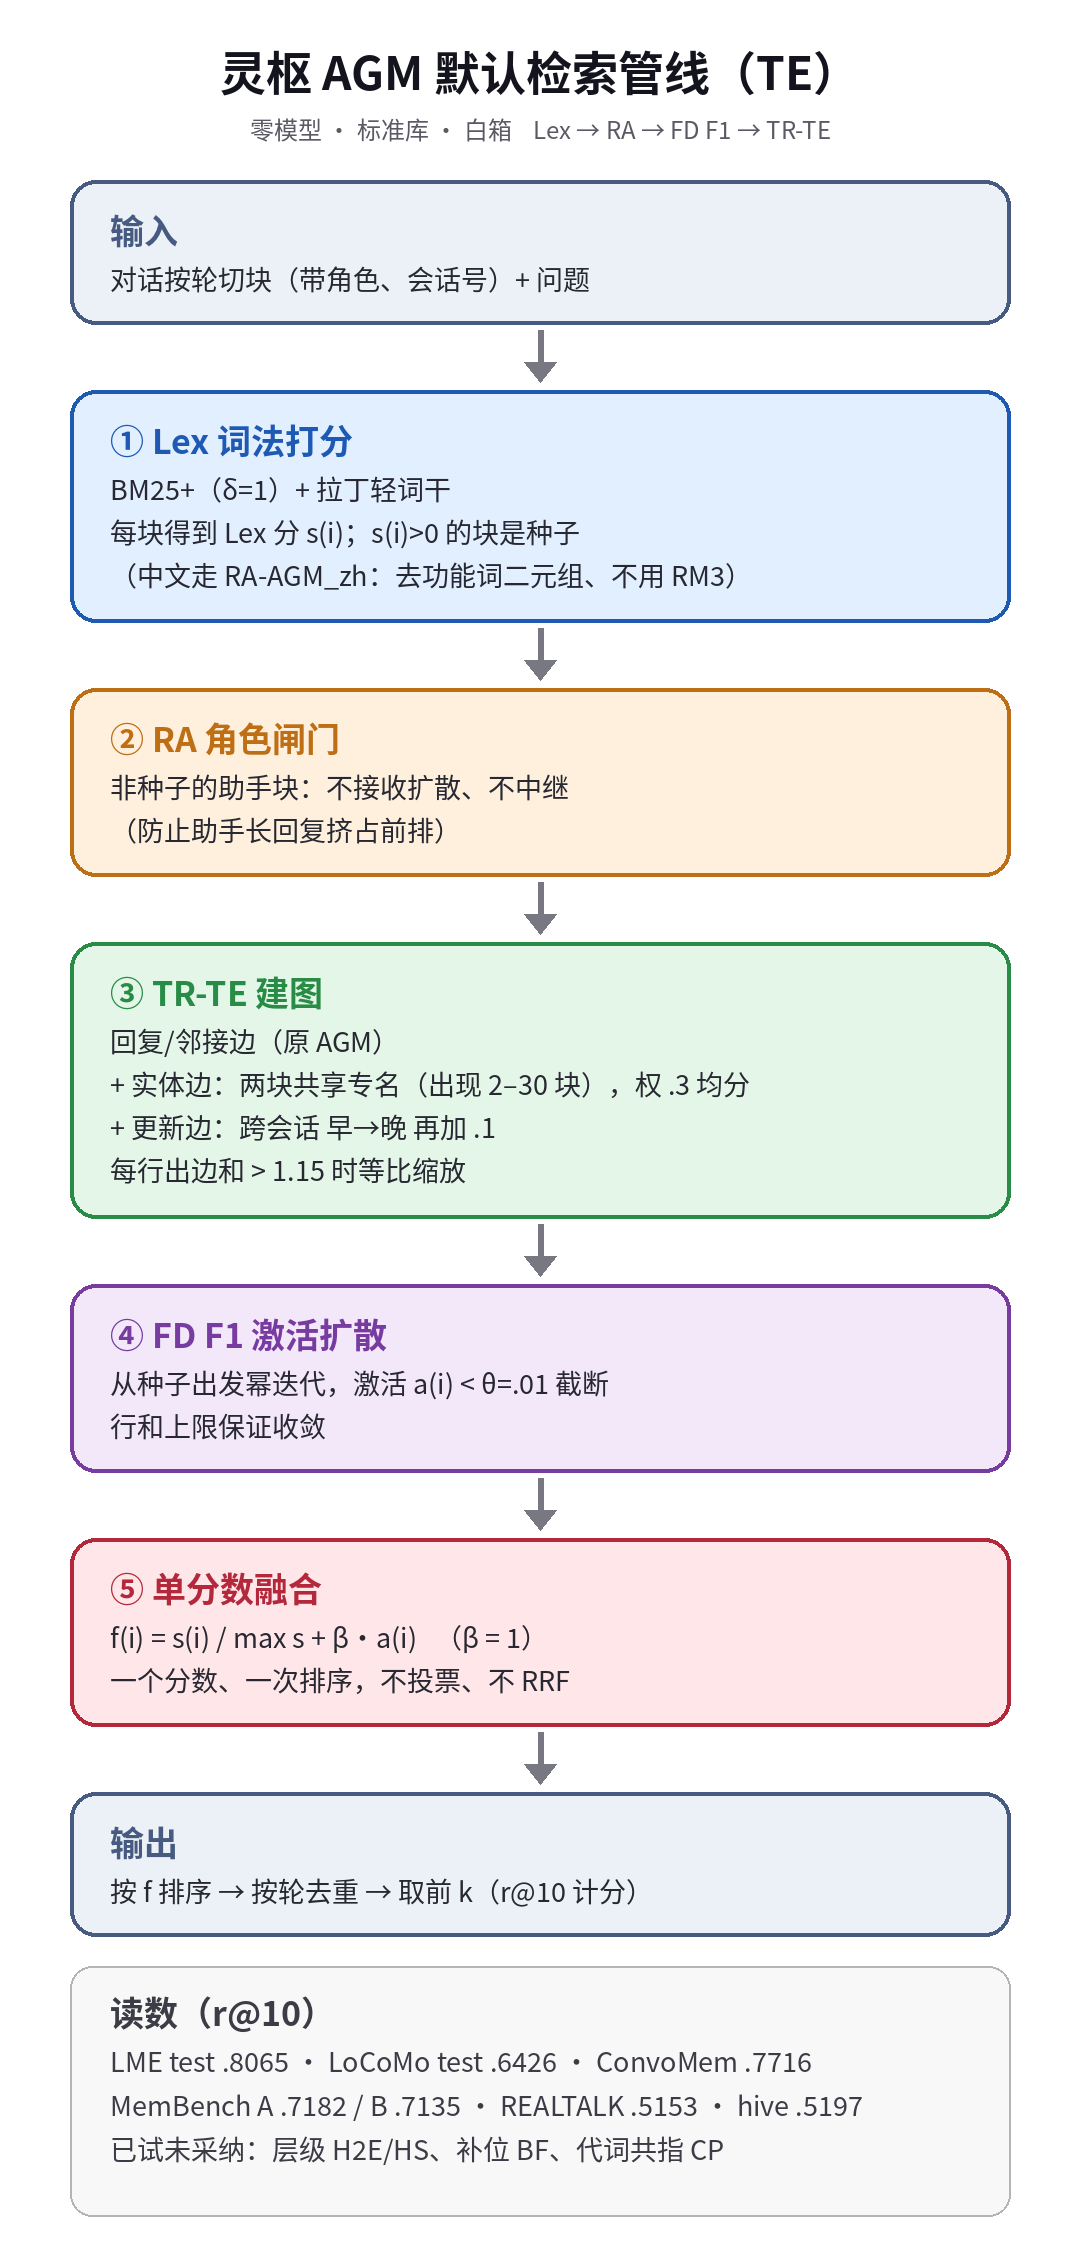

This chart was generated by the following Python code:
# TE 默认管线流程图。字体：环境变量 CJK_FONT_DIR（含 NotoSansSC-Regular/Bold.otf）。python3 agm_te_flow.py
import os
from PIL import Image, ImageDraw, ImageFont
_D=os.environ.get('CJK_FONT_DIR','.'); R=os.path.join(_D,'NotoSansSC-Regular.otf'); B=os.path.join(_D,'NotoSansSC-Bold.otf')
W=1080; f_t=ImageFont.truetype(B,46); f_h=ImageFont.truetype(B,34); f_b=ImageFont.truetype(R,27); f_s=ImageFont.truetype(R,24)
steps=[
 ("输入","对话按轮切块（带角色、会话号）+ 问题",(236,240,247),(70,90,130)),
 ("① Lex 词法打分","BM25+（δ=1）+ 拉丁轻词干\n每块得到 Lex 分 s(i)；s(i)>0 的块是种子\n（中文走 RA-AGM_zh：去功能词二元组、不用 RM3）",(225,239,255),(30,90,180)),
 ("② RA 角色闸门","非种子的助手块：不接收扩散、不中继\n（防止助手长回复挤占前排）",(255,240,222),(190,110,20)),
 ("③ TR-TE 建图","回复/邻接边（原 AGM）\n+ 实体边：两块共享专名（出现 2–30 块），权 .3 均分\n+ 更新边：跨会话 早→晚 再加 .1\n每行出边和 > 1.15 时等比缩放",(228,246,232),(40,140,70)),
 ("④ FD F1 激活扩散","从种子出发幂迭代，激活 a(i) < θ=.01 截断\n行和上限保证收敛",(243,232,250),(120,60,160)),
 ("⑤ 单分数融合","f(i) = s(i) / max s + β·a(i)   （β = 1）\n一个分数、一次排序，不投票、不 RRF",(255,230,232),(180,40,60)),
 ("输出","按 f 排序 → 按轮去重 → 取前 k（r@10 计分）",(236,240,247),(70,90,130)),
]
def wrap_h(t): return len(t.split("\n"))
H=210+sum(120+44*wrap_h(b) for _,b,_,_ in steps)+60*(len(steps)-1)+330
im=Image.new("RGB",(W,H),"white"); d=ImageDraw.Draw(im)
d.text((W//2,70),"灵枢 AGM 默认检索管线（TE）",font=f_t,fill=(20,20,30),anchor="mm")
d.text((W//2,128),"零模型 · 标准库 · 白箱    Lex → RA → FD F1 → TR-TE",font=f_s,fill=(90,90,100),anchor="mm")
y=180
for k,(h,b,bg,fg) in enumerate(steps):
    bh=100+44*wrap_h(b)
    d.rounded_rectangle((70,y,W-70,y+bh),radius=26,fill=bg,outline=fg,width=4)
    d.text((110,y+24),h,font=f_h,fill=fg)
    d.multiline_text((110,y+78),b,font=f_b,fill=(40,40,50),spacing=11)
    y+=bh
    if k<len(steps)-1:
        cx=W//2; d.line((cx,y+6,cx,y+48),fill=(120,120,130),width=6); d.polygon([(cx-16,y+38),(cx+16,y+38),(cx,y+58)],fill=(120,120,130)); y+=66
y+=30
d.rounded_rectangle((70,y,W-70,y+250),radius=22,fill=(248,248,248),outline=(180,180,180),width=2)
d.text((110,y+20),"读数（r@10）",font=f_h,fill=(60,60,70))
d.multiline_text((110,y+74),"LME test .8065 · LoCoMo test .6426 · ConvoMem .7716\nMemBench A .7182 / B .7135 · REALTALK .5153 · hive .5197\n已试未采纳：层级 H2E/HS、补位 BF、代词共指 CP",font=f_b,fill=(60,60,70),spacing=12)
im=im.crop((0,0,W,y+290)); im.save("agm_te_flow.png")
print(im.size)
